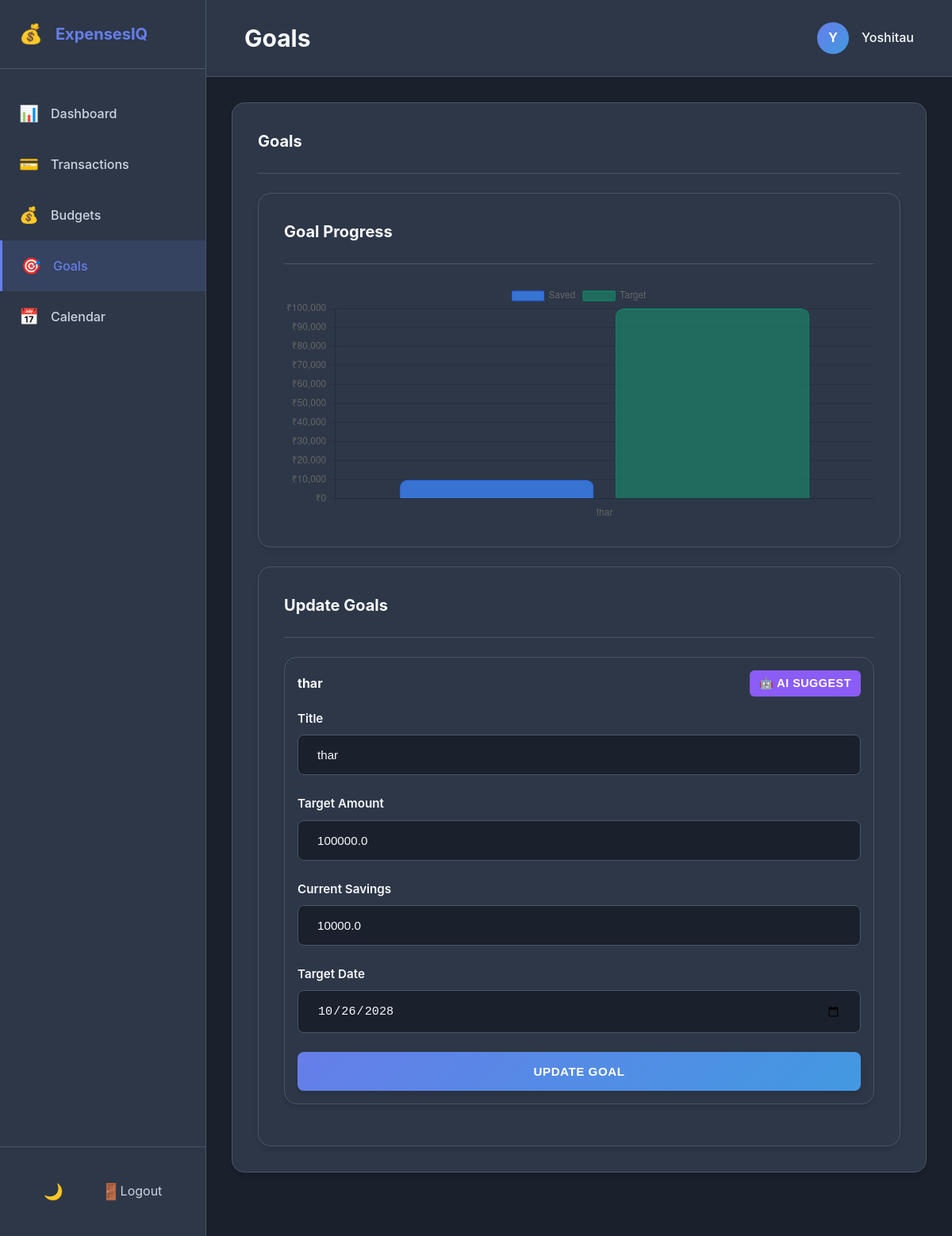
The app's page /goals (signed in) with its own data.
### tables this page shows
CREATE TABLE goals(

            id INTEGER PRIMARY KEY AUTOINCREMENT,

            group_name TEXT,

            user TEXT,

            title TEXT,

            target REAL,

            saved REAL,

            due_date TEXT
        );

### app.py (the view, shortened to what this page needs)
@app.route('/goals', methods=['GET', 'POST'])
def goals_page():
    if 'user' not in session:
        return redirect(url_for('login'))
    group_name = session['group_name']
    conn = get_db()
    cur = conn.cursor()
    cur.execute('SELECT * FROM goals WHERE group_name=? ORDER BY id DESC', (group_name,))
    rows = [dict(r) for r in cur.fetchall()]
    conn.close()
    goals = []
    for g in rows:
        progress = int(min(100, (g['saved'] / g['target'] * 100) if g['target'] else 0))
        goals.append({
            'id': g['id'],
            'title': g['title'],
            'target': g['target'],
            'saved': g['saved'],
            'due_date': g['due_date'],
            'progress': progress,
        })
    return render_template('goals.html', goals=goals)

### app.py (called while the page is built)
@app.after_request
def add_cors(response: Response) -> Response:
    response.headers["Access-Control-Allow-Origin"] = "*"
    response.headers["Access-Control-Allow-Headers"] = (
        "Content-Type,Authorization"
    )
    response.headers["Access-Control-Allow-Methods"] = (
        "GET,POST,OPTIONS"
    )
    return response

def get_db():
    db_path = Path(__file__).resolve().parent / "data.db"
    conn = sqlite3.connect(str(db_path), timeout=10, check_same_thread=False)
    conn.row_factory = sqlite3.Row
    return conn

### templates/goals.html (shortened to what this page needs)
{% extends "base.html" %}
{% block page_title %}Goals{% endblock %}
{% block content %}
<div class="dashboard-section">
  <div class="card list-card">
    <div class="card-header">
      <h2 class="card-title">Goals</h2>
    </div>
    {% if goals %}
    <div class="list-row">
      <div class="card">
        <div class="card-header">
          <h3 class="card-title">Goal Progress</h3>
        </div>
        <div class="chart-container">
          <canvas id="goalsChart"></canvas>
        </div>
      </div>
      <div class="card">
        <div class="card-header">
          <h3 class="card-title">Update Goals</h3>
        </div>
        <div class="goal-list">
          {% for goal in goals %}
          <div class="card" style="margin-bottom: 20px; padding: 16px; border: 1px solid var(--color-border);">
            <div style="display: flex; justify-content: space-between; align-items: center; margin-bottom: 16px;">
              <h4 style="margin: 0; color: var(--color-text);">{{ goal.title }}</h4>
              <button class="btn btn-small" onclick="estimateDailySavings({{ goal.id }}, '{{ goal.title }}', {{ goal.target }}, {{ goal.saved }}, '{{ goal.due_date }}')" style="background-color: #8B5CF6; color: white; border: none; padding: 8px 12px; border-radius: 6px; cursor: pointer; font-size: 0.9rem;">
                🤖 AI Suggest
              </button>
            </div>
            <form method="post" class="dashboard-form">
              <div class="form-group">
                <label class="form-label">Title</label>
                <input class="form-input" name="title" type="text" value="{{ goal.title }}" disabled>
              </div>
              <div class="form-group">
                <label class="form-label">Target Amount</label>
                <input class="form-input" name="target" type="number" step="0.01" value="{{ goal.target }}" required>
              </div>
              <div class="form-group">
                <label class="form-label">Current Savings</label>
                <input class="form-input" name="saved" type="number" step="0.01" value="{{ goal.saved }}" required>
              </div>
              <div class="form-group">
                <label class="form-label">Target Date</label>
                <input class="form-input" name="due_date" type="date" value="{{ goal.due_date }}" required>
              </div>
              <button class="btn btn-primary btn-full" type="submit">Update Goal</button>
            </form>
          </div>
          {% endfor %}
        </div>
      </div>
    </div>
    {% endif %}
  </div>
</div>
{% endblock %}
{% block extra_js %}
{% if goals %}
<script>
  const goalLabels = {{ goals|map(attribute='title')|list|tojson }};
  const savedValues = {{ goals|map(attribute='saved')|list|tojson }};
  const targetValues = {{ goals|map(attribute='target')|list|tojson }};
  const goalsCtx = document.getElementById('goalsChart');
  if (goalsCtx) {
    new Chart(goalsCtx, {
      type: 'bar',
      data: {
        labels: goalLabels,
        datasets: [
          {
            label: 'Saved',
            data: savedValues,
            backgroundColor: 'rgba(59, 130, 246, 0.8)',
            borderColor: 'rgba(37, 99, 235, 1)',
            borderWidth: 1,
            borderRadius: 10,
          },
          {
            label: 'Target',
            data: targetValues,
            backgroundColor: 'rgba(16, 185, 129, 0.4)',
            borderColor: 'rgba(5, 150, 105, 1)',
            borderWidth: 1,
            borderRadius: 10,
          }
        ]
      },
      options: {
        responsive: true,
        maintainAspectRatio: false,
        plugins: {
          tooltip: {
            callbacks: {
              label: function(context) {
                return context.dataset.label + ': ₹' + context.parsed.y.toLocaleString();
              }
            }
          }
        },
        scales: {
          y: {
            beginAtZero: true,
            ticks: {
              callback: function(value) {
                return '₹' + value.toLocaleString();
              }
            }
          }
        }
      }
    });
  }
</script>
{% endif %}
{% endblock %}

### static/style_redesign.css (style rules this page uses)
:root { --color-primary: #667eea; --color-primary-light: #8b9aff; --color-primary-dark: #5568d3; --color-success: #48bb78; --color-success-light: #68d391; --color-success-dark: #38a169; --color-danger: #f56565; --color-danger-light: #fc8181; --color-warning: #ed8936; --color-info: #4299e1; --color-bg: #f7fafc; --color-surface: #ffffff; --color-border: #e2e8f0; --color-text: #2d3748; --color-text-light: #718096; --color-text-lighter: #a0aec0; --spacing-xs: 0.25rem; --spacing-sm: 0.5rem; --spacing-md: 1rem; --spacing-lg: 1.5rem; --spacing-xl: 2rem; --spacing-2xl: 3rem; --shadow-sm: 0 1px 2px rgba(0, 0, 0, 0.05); --shadow-md: 0 4px 6px rgba(0, 0, 0, 0.1); --shadow-lg: 0 10px 15px rgba(0, 0, 0, 0.15); --shadow-xl: 0 20px 25px rgba(0, 0, 0, 0.2); --transition-fast: 0.15s ease-in-out; --transition-base: 0.3s ease-in-out; --transition-slow: 0.5s ease-in-out; --radius-sm: 0.375rem; --radius-md: 0.5rem; --radius-lg: 0.75rem; --radius-xl: 1rem; }
body.dark-mode { --color-bg: #1a202c; --color-surface: #2d3748; --color-border: #4a5568; --color-text: #f7fafc; --color-text-light: #cbd5e0; --color-text-lighter: #a0aec0; }
* { margin: 0; padding: 0; box-sizing: border-box; }
html { font-size: 16px; scroll-behavior: smooth; }
body { font-family: -apple-system, BlinkMacSystemFont, 'Segoe UI', 'Roboto', 'Oxygen', 'Ubuntu', 'Cantarell', sans-serif; background-color: var(--color-bg); color: var(--color-text); line-height: 1.6; transition: background-color var(--transition-base), color var(--transition-base); }
.dashboard-section { margin-bottom: var(--spacing-2xl); animation: slideInUp 0.5s ease-out; }
.card { background-color: var(--color-surface); border-radius: var(--radius-xl); padding: var(--spacing-xl); box-shadow: var(--shadow-md); border: 1px solid var(--color-border); transition: all var(--transition-base); }
.card-header { display: flex; justify-content: space-between; align-items: center; margin-bottom: var(--spacing-lg); padding-bottom: var(--spacing-lg); border-bottom: 1px solid var(--color-border); }
.card-title { font-size: 1.25rem; font-weight: 700; color: var(--color-text); }
.chart-container { position: relative; height: 300px; margin-top: var(--spacing-lg); width: 100%; overflow: hidden; }
.chart-container canvas { display: block; width: 100% !important; height: 100% !important; }
.form-group { margin-bottom: var(--spacing-lg); }
.form-label { display: block; margin-bottom: var(--spacing-sm); font-weight: 600; color: var(--color-text); font-size: 0.95rem; }
.form-input, .select-input { width: 100%; padding: var(--spacing-md) var(--spacing-lg); border: 1px solid var(--color-border); border-radius: var(--radius-md); font-size: 0.95rem; color: var(--color-text); background-color: var(--color-bg); transition: all var(--transition-fast); }
.form-input::placeholder { color: var(--color-text-lighter); }
.btn { padding: var(--spacing-md) var(--spacing-lg); border: none; border-radius: var(--radius-md); font-weight: 600; font-size: 0.95rem; cursor: pointer; transition: all var(--transition-fast); text-transform: uppercase; letter-spacing: 0.5px; display: inline-flex; align-items: center; justify-content: center; gap: var(--spacing-sm); }
.btn-primary { background: linear-gradient(135deg, var(--color-primary), var(--color-info)); color: white; box-shadow: var(--shadow-md); }
.btn-full { width: 100%; margin-top: auto; }
.list-row { display: grid; grid-template-columns: repeat(2, 1fr); gap: var(--spacing-lg); }
.list-card { display: flex; flex-direction: column; }
@media (max-width: 1400px) { .charts-row, .list-row, .actions-row { grid-template-columns: 1fr; } }

### records on screen
goals: title "thar", target "100000.0", saved "10000.0", due_date "10/26/2028"

### other values on screen
{{ session.get('user', 'U')[0].upper() }} "Y"
{{ session.get('user', 'User') }} "Yoshitau"
chart data {{ goals|map(attribute='title')|list|tojson }} ["thar"]
chart data {{ goals|map(attribute='saved')|list|tojson }} [10000.0]
chart data {{ goals|map(attribute='target')|list|tojson }} [100000.0]
